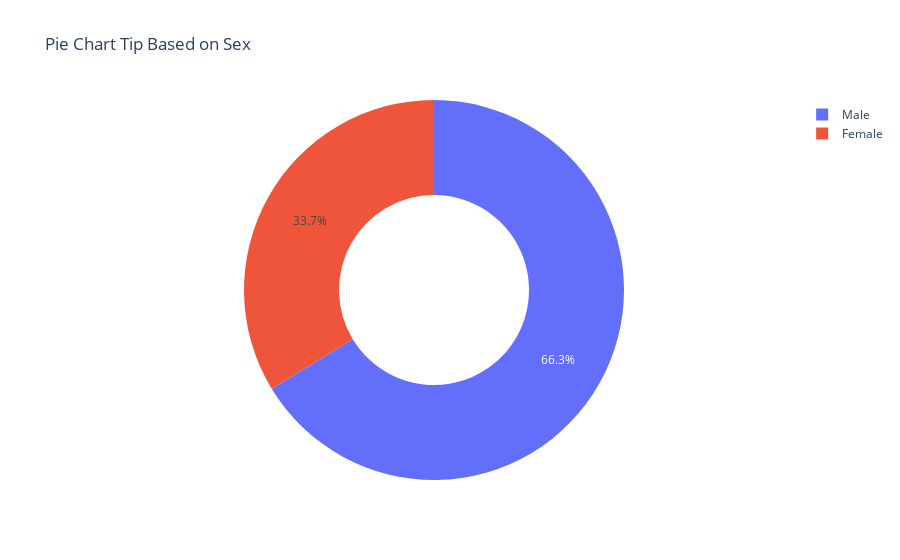

This figure's notebook cell:
### Code cell
figure = px.pie(data_frame=data,values="tip",names="sex",title="Pie Chart Tip Based on Sex",hole=0.5)
figure.show()

### Figure 1 — Plotly figure (JSON) as saved in the notebook; plotly's stock layout.template omitted (floating-point values rounded to 4 significant figures; data arrays with more than 128 entries replaced by an {"elided": "..."} marker saying what was removed)
{"data": [{"domain": {"x": [0, 1], "y": [0, 1]}, "hole": 0.5, "hovertemplate": "sex=%{label}<br>tip=%{value}<extra></extra>", "labels": {"elided": "244 str values"}, "legendgroup": "", "name": "", "showlegend": true, "type": "pie", "values": {"elided": "244 float values"}}], "layout": {"legend": {"tracegroupgap": 0}, "title": {"text": "Pie Chart Tip Based on Sex"}}}
